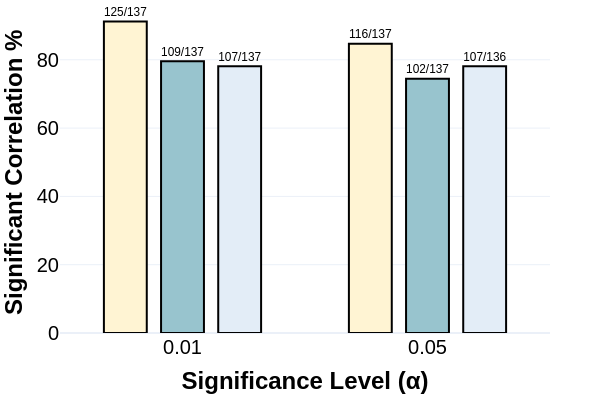

Notebook source saved alongside this figure:
### Code cell
import pandas as pd
import plotly.express as px

# Custom color scale for categories
custom_colorscale = {
    'Pre-correction': '#fff4d3',  
    'Post-dependency correction': '#98c4ce', 
    'Post-dependency and multiple testing correction': '#e3edf7', 
}

# Create DataFrame
df = pd.DataFrame({
    "Category": ["Pre-correction", "Post-dependency correction", "Post-dependency and multiple testing correction"] * 2,
    "Significance Level": [0.01] * 3 + [0.05] * 3,
    "Significant Proportion": [125/137*100, 109/137*100, 107/137*100, 116/137*100, 102/137*100, 107/137*100],
    "Label": ["125/137", "109/137", "107/137", "116/137", "102/137", "107/136"]
})

# Code to create grouped bar chart using Plotly
fig = px.bar(
    df,
    x="Significance Level",
    y="Significant Proportion",
    color="Category",
    barmode="group",
    title=None,
    color_discrete_map=custom_colorscale,
    opacity=1,
    text="Label"  # Add text labels for each bar
)

fig.update_traces(
    textposition="outside",  # Place text outside the bars for better readability
    width=0.007,  # Adjust the width of the bars
    marker_line_color='black',  # Add a black line around the bars
    marker_line_width=2  # Set the width of the line around the bars
)

# Update layout for better formatting
fig.update_layout(
    template='plotly_white',
    margin=dict(l=50, r=50, t=5, b=50),
    autosize=True,
    yaxis_title='<b>Significant Correlation % </b>',
    xaxis_title='<b>Significance Level (α)</b>',
    font=dict(size=20, color='black', family='Arial'),
    width=600,
    height=395,
    showlegend=False,
    bargap=0.3,
    bargroupgap=0.1,
    legend=dict(
        title=None,
        font = dict(size=13),
        orientation="h",
        yanchor="top",
        y=-0.15,
        xanchor="center",
        x=0.5
    ),

)

# Set text position to be inside the bars for readability
fig.update_traces(textposition="outside")

fig.show()

# # fig.write_image('/Users/gulugulu/repos/PuningAnalysis/results/figures/significant_proportion.pdf')

### Figure 1 — Plotly figure (JSON) as saved in the notebook; plotly's stock layout.template omitted (floating-point values rounded to 4 significant figures)
{"data": [{"alignmentgroup": "True", "hovertemplate": "Category=Pre-correction<br>Significance Level=%{x}<br>Significant Proportion=%{y}<br>Label=%{text}<extra></extra>", "legendgroup": "Pre-correction", "marker": {"color": "#fff4d3", "line": {"color": "black", "width": 2}, "opacity": 1, "pattern": {"shape": ""}}, "name": "Pre-correction", "offsetgroup": "Pre-correction", "orientation": "v", "showlegend": true, "text": ["125/137", "116/137"], "textposition": "outside", "type": "bar", "width": 0.007, "x": [0.01, 0.05], "xaxis": "x", "y": [91.24, 84.67], "yaxis": "y"}, {"alignmentgroup": "True", "hovertemplate": "Category=Post-dependency correction<br>Significance Level=%{x}<br>Significant Proportion=%{y}<br>Label=%{text}<extra></extra>", "legendgroup": "Post-dependency correction", "marker": {"color": "#98c4ce", "line": {"color": "black", "width": 2}, "opacity": 1, "pattern": {"shape": ""}}, "name": "Post-dependency correction", "offsetgroup": "Post-dependency correction", "orientation": "v", "showlegend": true, "text": ["109/137", "102/137"], "textposition": "outside", "type": "bar", "width": 0.007, "x": [0.01, 0.05], "xaxis": "x", "y": [79.56, 74.45], "yaxis": "y"}, {"alignmentgroup": "True", "hovertemplate": "Category=Post-dependency and multiple testing correction<br>Significance Level=%{x}<br>Significant Proportion=%{y}<br>Label=%{text}<extra></extra>", "legendgroup": "Post-dependency and multiple testing correction", "marker": {"color": "#e3edf7", "line": {"color": "black", "width": 2}, "opacity": 1, "pattern": {"shape": ""}}, "name": "Post-dependency and multiple testing correction", "offsetgroup": "Post-dependency and multiple testing correction", "orientation": "v", "showlegend": true, "text": ["107/137", "107/136"], "textposition": "outside", "type": "bar", "width": 0.007, "x": [0.01, 0.05], "xaxis": "x", "y": [78.1, 78.1], "yaxis": "y"}], "layout": {"autosize": true, "bargap": 0.3, "bargroupgap": 0.1, "barmode": "group", "font": {"color": "black", "family": "Arial", "size": 20}, "height": 395, "legend": {"font": {"size": 13}, "orientation": "h", "title": {}, "tracegroupgap": 0, "x": 0.5, "xanchor": "center", "y": -0.15, "yanchor": "top"}, "margin": {"b": 50, "l": 50, "r": 50, "t": 5}, "showlegend": false, "width": 600, "xaxis": {"anchor": "y", "domain": [0, 1], "title": {"text": "<b>Significance Level (α)</b>"}}, "yaxis": {"anchor": "x", "domain": [0, 1], "title": {"text": "<b>Significant Correlation % </b>"}}}}
